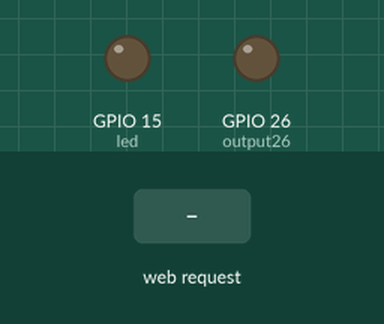
A sketch run on a simulated ESP32. On the bench: output pins drawn as LEDs (lit = HIGH). The test bench sets the inputs (shaded band). WiFi joins after 1.5 s; servers stay silent unless stated; what the sketch prints to the serial monitor is not drawn.

Above: at 2.7 s.
2.8 s: HTTP request GET /26/on received
At 3.9 s:
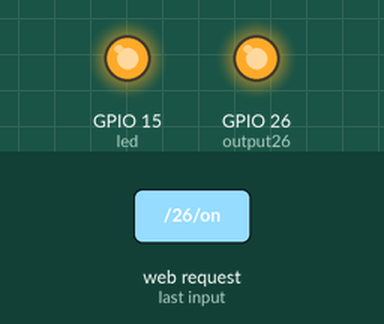
4.3 s: HTTP request GET /26/off received
At 5.0 s:
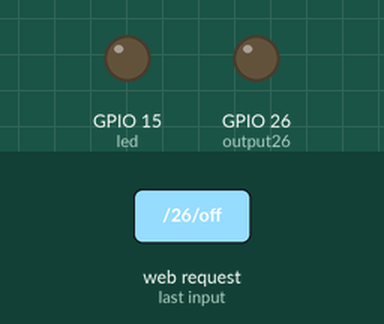
Timing chart, 0 to 9.5 s (numbered marks = the images above; inputs shaded):
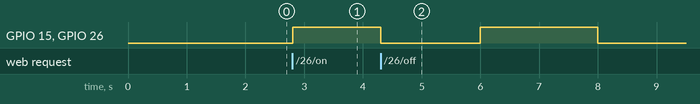

The sketch:

watering_system.ino
```cpp
// Load Wi-Fi library
#include <WiFi.h>

hw_timer_t * timer = NULL;

int led = 15;
volatile byte state = LOW;
bool control_remote = false;

long long int seconds = 0;
int seconds_to_wait = 6;
int seconds_active = 2;

// Replace with your network credentials
const char* ssid = "ssid";
const char* password = "password";

// Set web server port number to 80
WiFiServer server(80);

// Variable to store the HTTP request
String header;

// Auxiliar variables to store the current output state
String output26State = "off";

// Assign output variables to GPIO pins
const int output26 = 26;

// Current time
unsigned long currentTime = millis();
// Previous time
unsigned long previousTime = 0;
// Define timeout time in milliseconds (example: 2000ms = 2s)
const long timeoutTime = 2000;

void IRAM_ATTR onTimer() {
  seconds++;
  if (!state && seconds == seconds_to_wait) {
    if (!control_remote) {
      state = HIGH;
    }
    seconds = 0;
  }
  if (state && seconds == seconds_active) {
    if (!control_remote) {
      state = LOW;
    }
    seconds = 0;
  }
}

void setup() {
  Serial.begin(115200);

  pinMode(led, OUTPUT);
  timer = timerBegin(0, 80, true);
  timerAttachInterrupt(timer, &onTimer, true);
  timerAlarmWrite(timer, 1000000, true);
  timerAlarmEnable(timer);
  // Initialize the output variables as outputs
  pinMode(output26, OUTPUT);
  // Set outputs to LOW
  digitalWrite(output26, LOW);

  // Connect to Wi-Fi network with SSID and password
  Serial.print("Connecting to ");
  Serial.println(ssid);
  WiFi.begin(ssid, password);
  while (WiFi.status() != WL_CONNECTED) {
    delay(500);
    Serial.print(".");
  }
  // Print local IP address and start web server
  Serial.println("");
  Serial.println("WiFi connected.");
  Serial.println("IP address: ");
  Serial.println(WiFi.localIP());
  server.begin();
}

void loop() {
  if (state) {
    start_watering_plants();
  }
  else {
    stop_watering_plants();
  }

  WiFiClient client = server.available();   // Listen for incoming clients

  if (client) {                             // If a new client connects,
    currentTime = millis();
    previousTime = currentTime;
    Serial.println("New Client.");          // print a message out in the serial port
    String currentLine = "";                // make a String to hold incoming data from the client
    while (client.connected() && currentTime - previousTime <= timeoutTime) {  // loop while the client's connected
      currentTime = millis();
      if (client.available()) {             // if there's bytes to read from the client,
        char c = client.read();             // read a byte, then
        Serial.write(c);                    // print it out the serial monitor
        header += c;
        if (c == '\n') {                    // if the byte is a newline character
          // if the current line is blank, you got two newline characters in a row.
          // that's the end of the client HTTP request, so send a response:
          if (currentLine.length() == 0) {
            // HTTP headers always start with a response code (e.g. HTTP/1.1 200 OK)
            // and a content-type so the client knows what's coming, then a blank line:
            client.println("HTTP/1.1 200 OK");
            client.println("Content-type:text/html");
            client.println("Connection: close");
            client.println();

            // turns the GPIOs on and off
            if (header.indexOf("GET /26/on") >= 0) {
              Serial.println("GPIO 26 on");
              output26State = "on";
              state = HIGH;
              control_remote = true;
            } else if (header.indexOf("GET /26/off") >= 0) {
              Serial.println("GPIO 26 off");
              output26State = "off";
              state = LOW;
              control_remote = false;
            }

            // Display the HTML web page
            client.println("<!DOCTYPE html><html>");
            client.println("<head><meta name=\"viewport\" content=\"width=device-width, initial-scale=1\">");
            client.println("<link rel=\"icon\" href=\"data:,\">");
            // CSS to style the on/off buttons
            // Feel free to change the background-color and font-size attributes to fit your preferences
            client.println("<style>html { font-family: Helvetica; display: inline-block; margin: 0px auto; text-align: center;}");
            client.println(".button { background-color: #4CAF50; border: none; color: white; padding: 16px 40px;");
            client.println("text-decoration: none; font-size: 30px; margin: 2px; cursor: pointer;}");
            client.println(".button2 {background-color: #555555;}</style></head>");

            // Web Page Heading
            client.println("<body><h1>Home Automation System</h1>");

            // Display current state, and ON/OFF buttons for GPIO 26
            client.println("<p>Watering System " + output26State + "</p>");
            // If the output26State is off, it displays the ON button
            if (output26State == "off") {
              client.println("<p><a href=\"/26/on\"><button class=\"button\">ON</button></a></p>");
            } else {
              client.println("<p><a href=\"/26/off\"><button class=\"button button2\">OFF</button></a></p>");
            }
            client.println("</body></html>");

            // The HTTP response ends with another blank line
            client.println();
            // Break out of the while loop
            break;
          } else { // if you got a newline, then clear currentLine
            currentLine = "";
          }
        } else if (c != '\r') {  // if you got anything else but a carriage return character,
          currentLine += c;      // add it to the end of the currentLine
        }
      }
    }
    // Clear the header variable
    header = "";
    // Close the connection
    client.stop();
    Serial.println("Client disconnected.");
    Serial.println("");
  }
}

void start_watering_plants() {
  state = HIGH;
  digitalWrite(led, HIGH);
  digitalWrite(output26, HIGH);
}

void stop_watering_plants() {
  state = LOW;
  digitalWrite(led, LOW);
  digitalWrite(output26, LOW);
}
```

Measured:
- after the input at 2.8 s, GPIO 15 (led), GPIO 26 (output26): LOW → HIGH at once
- after the input at 4.3 s, GPIO 15 (led), GPIO 26 (output26): HIGH → LOW at once, → HIGH 1.7 s later, → LOW 2.0 s later
